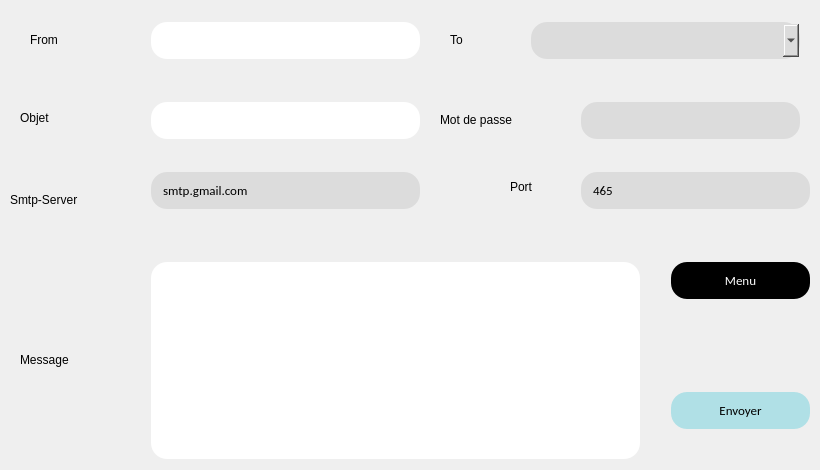
   <widget class="QWidget" name="page_42">
    <widget class="QLabel" name="label_205">
     <property name="geometry">
      <rect>
       <x>30</x>
       <y>30</y>
       <width>131</width>
       <height>20</height>
      </rect>
     </property>
     <property name="text">
      <string>From</string>
     </property>
    </widget>
    <widget class="QLineEdit" name="lineEdit_148">
     <property name="geometry">
      <rect>
       <x>150</x>
       <y>100</y>
       <width>271</width>
       <height>41</height>
      </rect>
     </property>
     <property name="styleSheet">
      <string notr="true">background-color: white	;
  border: none;
  color: black;
  padding: 10px;
  text-align: center;
  text-decoration: none;
font-family:calibri;
  display: inline-block;
  font-size: 13px;
  margin: 2px 1px;
  border-radius : 16px;</string>
     </property>
    </widget>
    <widget class="QLabel" name="label_208">
     <property name="geometry">
      <rect>
       <x>20</x>
       <y>110</y>
       <width>71</width>
       <height>16</height>
      </rect>
     </property>
     <property name="text">
      <string>Objet</string>
     </property>
    </widget>
    <widget class="QLabel" name="label_209">
     <property name="geometry">
      <rect>
       <x>20</x>
       <y>350</y>
       <width>101</width>
       <height>20</height>
      </rect>
     </property>
     <property name="text">
      <string>Message</string>
     </property>
    </widget>
    <widget class="QLineEdit" name="lineEdit_149">
     <property name="geometry">
      <rect>
       <x>150</x>
       <y>260</y>
       <width>491</width>
       <height>201</height>
      </rect>
     </property>
     <property name="styleSheet">
      <string notr="true">background-color: white	;
  border: none;
  color: black;
  padding: 10px;
  text-align: center;
  text-decoration: none;
font-family:calibri;
  display: inline-block;
  font-size: 13px;
  margin: 2px 1px;
  border-radius : 16px;</string>
     </property>
    </widget>
    <widget class="QPushButton" name="pushButton_102">
     <property name="geometry">
      <rect>
       <x>670</x>
       <y>260</y>
       <width>141</width>
       <height>41</height>
      </rect>
     </property>
     <property name="styleSheet">
      <string notr="true">background-color:black	;
  border: none;
  color: white;
  padding: 10px;
  text-align: center;
  text-decoration: none;
font-family:calibri;
  display: inline-block;
  font-size: 13px;
  margin: 2px 1px;
  border-radius : 16px;</string>
     </property>
     <property name="text">
      <string>Menu</string>
     </property>
    </widget>
    <widget class="QPushButton" name="pushButton_105">
     <property name="geometry">
      <rect>
       <x>670</x>
       <y>390</y>
       <width>141</width>
       <height>41</height>
      </rect>
     </property>
     <property name="styleSheet">
      <string notr="true">background-color: 	#B0E0E6			;
  border: none;
  color: black;
  padding: 10px;
  text-align: center;
  text-decoration: none;
font-family:calibri;
  display: inline-block;
  font-size: 13px;
  margin: 2px 1px;
  border-radius : 16px;</string>
     </property>
     <property name="text">
      <string>Envoyer</string>
     </property>
    </widget>
    <widget class="QLineEdit" name="paswd_3">
     <property name="geometry">
      <rect>
       <x>580</x>
       <y>100</y>
       <width>221</width>
       <height>41</height>
      </rect>
     </property>
     <property name="styleSheet">
      <string notr="true">background-color: #dcdcdc;
  border: none;
  color: black;
  padding: 10px;
  text-align: center;
  text-decoration: none;
font-family:calibri;
  display: inline-block;
  font-size: 13px;
  margin: 2px 1px;
  border-radius : 16px;</string>
     </property>
     <property name="text">
      <string/>
     </property>
     <property name="echoMode">
      <enum>QLineEdit::Password</enum>
     </property>
    </widget>
    <widget class="QLabel" name="label_210">
     <property name="geometry">
      <rect>
       <x>440</x>
       <y>110</y>
       <width>131</width>
       <height>20</height>
      </rect>
     </property>
     <property name="text">
      <string>Mot de passe</string>
     </property>
    </widget>
    <widget class="QLineEdit" name="server_3">
     <property name="geometry">
      <rect>
       <x>150</x>
       <y>170</y>
       <width>271</width>
       <height>41</height>
      </rect>
     </property>
     <property name="styleSheet">
      <string notr="true">background-color:#dcdcdc	;
  border: none;
  color: black;
  padding: 10px;
  text-align: center;
  text-decoration: none;
font-family:calibri;
  display: inline-block;
  font-size: 13px;
  margin: 2px 1px;
  border-radius : 16px;</string>
     </property>
     <property name="text">
      <string>smtp.gmail.com</string>
     </property>
    </widget>
    <widget class="QLabel" name="label_211">
     <property name="geometry">
      <rect>
       <x>10</x>
       <y>190</y>
       <width>111</width>
       <height>20</height>
      </rect>
     </property>
     <property name="text">
      <string>Smtp-Server</string>
     </property>
    </widget>
    <widget class="QLineEdit" name="port_3">
     <property name="geometry">
      <rect>
       <x>580</x>
       <y>170</y>
       <width>231</width>
       <height>41</height>
      </rect>
     </property>
     <property name="styleSheet">
      <string notr="true">background-color: #dcdcdc	;
  border: none;
  color: black;
  padding: 10px;
  text-align: center;
  text-decoration: none;
font-family:calibri;
  display: inline-block;
  font-size: 13px;
  margin: 2px 1px;
  border-radius : 16px;</string>
     </property>
     <property name="text">
      <string>465</string>
     </property>
    </widget>
    <widget class="QLabel" name="label_212">
     <property name="geometry">
      <rect>
       <x>510</x>
       <y>180</y>
       <width>47</width>
       <height>13</height>
      </rect>
     </property>
     <property name="text">
      <string>Port</string>
     </property>
    </widget>
    <widget class="QLabel" name="label_213">
     <property name="geometry">
      <rect>
       <x>450</x>
       <y>30</y>
       <width>111</width>
       <height>20</height>
      </rect>
     </property>
     <property name="text">
      <string>To</string>
     </property>
    </widget>
    <widget class="QComboBox" name="try_4">
     <property name="geometry">
      <rect>
       <x>530</x>
       <y>20</y>
       <width>271</width>
       <height>41</height>
      </rect>
     </property>
     <property name="styleSheet">
      <string notr="true">background-color:#DCDCDC;
  border: none;
  color: black;
  padding: 10px;
  text-align: center;
  text-decoration: none;
font-family:calibri;
  display: inline-block;
  font-size: 13px;
  margin: 2px 1px;
  border-radius : 16px;</string>
     </property>
    </widget>
    <widget class="QLineEdit" name="lineEdit_151">
     <property name="geometry">
      <rect>
       <x>150</x>
       <y>20</y>
       <width>271</width>
       <height>41</height>
      </rect>
     </property>
     <property name="styleSheet">
      <string notr="true">background-color: white	;
  border: none;
  color: black;
  padding: 10px;
  text-align: center;
  text-decoration: none;
font-family:calibri;
  display: inline-block;
  font-size: 13px;
  margin: 2px 1px;
  border-radius : 16px;</string>
     </property>
    </widget>
   </widget>
